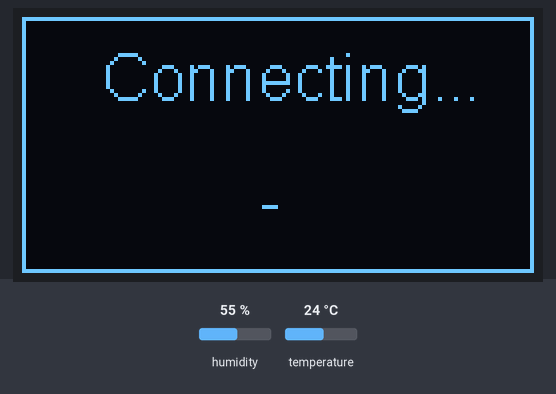
Simulated run of this sketch. Board: ESP8266 (NodeMCU). Parts: 128×64 one-colour display. The inputs (shaded band) are chosen by the test bench; at power-on: humidity 55 %, temperature 24 °C. WiFi joins after 1.5 s; servers stay silent unless stated; uploads are accepted with an empty reply; what the sketch prints to the serial monitor is not drawn.

Above: at 0.6 s.
At 1.1 s:
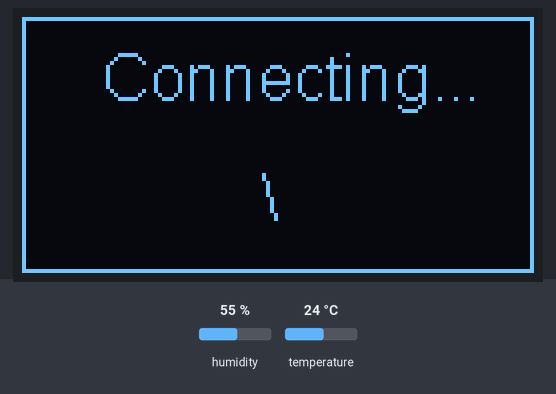
At 1.7 s:
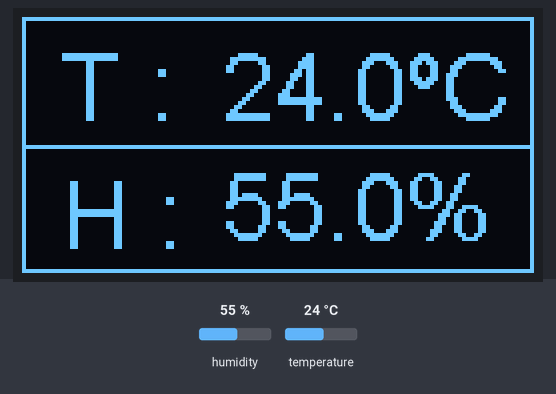

Measured:
- what the display in image 0 shows lasts 0.5 s, from 0.6 s to 1.1 s

The sketch:

DHT22_Display_Goole_Connect_v2.ino
```cpp
//
//  FILE : DHT22_Display_Google_Connect
//  AUTHOR : nobug (nobug007@gmail.com)
//  CREATED : 15.7.2021
//  HW : NodeMCU & Google ID & SSD1306 & DHT22
//


#include "DHT.h"
#define DHTPIN D2
#define DHTTYPE DHT22

#include <string.h>
#include <ctype.h>
#include <ESP8266WiFi.h>
#include <Wire.h>  // Only needed for Arduino 1.6.5 and earlier
#include <SoftwareSerial.h>
#include "SSD1306Wire.h" // legacy include: `#include "SSD1306.h"`
#include <WiFiClientSecure.h>

// Initialize the OLED display using Wire library
SSD1306Wire  display(0x3c, D3, D4);  //D3=SDA  D4=SCL  As per labeling on NodeMCU

DHT dht(DHTPIN, DHTTYPE);


////  WiFI connection

WiFiClientSecure client;
char ssid[20] = "nobug_home";
char password[20] = "bang8813";

String DevName= "내방";
String Loc = "서울";
String Owner = "방효식";
String Info = "테스트";
String Mac = "";
String GAS_ID = "AKfycbwurzrFbKqJhpBF5b3cX6m_6mZqmeuQs4TLibeGUr5nmoTEi2C6ukAa4f5w5RfFpTK8Xg";  // Replace by your GAS service id

//=======================================================================
//                    Power on setup
//=======================================================================

void setup() {
  Serial.begin(115200);
  WiFi_Connect();
  display_init();
}

//=======================================================================
//                    Display SSD1306 init
//=======================================================================

void display_init() {

  display.init();
  display.flipScreenVertically();
  display.setFont(ArialMT_Plain_24);
  display.drawRect(0, 0, 128, 64);
  display.drawLine(1, 32, 128, 32);

  display.drawString(10,4, "T : ");
  display.drawString(10,36, "H : ");

  display.display();
}

void WiFi_Connect() {

   ESP8266WiFiClass Wifi8266;
   Mac = Wifi8266.macAddress();


  display.init();
  display.flipScreenVertically();
  display.setFont(ArialMT_Plain_16);
  display.drawRect(0, 0, 128, 64);
  display.drawString(20,6, "Connecting...");
  display.display();

  WiFi.mode(WIFI_STA);
  WiFi.begin(ssid, password);
  int i = 0;
  String icon_c[4] = { "/","-","\\","|"};
  while (WiFi.status() != WL_CONNECTED) {
        display.setColor(WHITE);
        display.drawString(60,36, icon_c[(i%4)]);
        display.display();
        Serial.print(".");
        delay(500);
        display.setColor(BLACK);
        display.drawString(60,36, icon_c[(i%4)]);

        if ( i > 60 ) {
          i = 0;
          display.setColor(WHITE);
          display.drawString(45,36, "Fail !");
          display.display();
          delay(1000*10);
          display.setColor(BLACK);
          display.drawString(45,36, "Fail !");
          break;
        }
        i++;
   }
   display.setColor(WHITE);
}

//=======================================================================
//                    Main Program Loop
//=======================================================================
void loop() {
  float h = dht.readHumidity();
  float t = dht.readTemperature();
  Serial.print("Humidity: ");
  Serial.print(h);
  Serial.print(" %\t");
  Serial.print("Temperature: ");
  Serial.print(t);
  Serial.println(" C");
  drawStatus(t,h);
  sendData2Server(t, h);
  delay(1000*60*10);
}

//=========================================================================
//   Display Temp & Humi
//=========================================================================

void drawStatus(float t, float h) {

  char cT[10];
  char cH[10];
  int sH;

  sprintf(cT,"%2.1fºC",t);
  sprintf(cH,"%2.1f",h);

  sH = 4; // sizeof(cH);
  cH[sH+1] = '\0';
  cH[sH] = '%';

  display.setColor(WHITE);
  display.drawString(50,4, cT);
  display.drawString(50,34, cH);

  display.display();

  display.setColor(BLACK);
  display.drawString(50,4, cT);
  display.drawString(50,34, cH);
}

//=========================================================================
//   Send Data to Google
//=========================================================================


void sendData2Server(float x, float y)
{
  const char* host = "script.google.com";
  const int httpsPort = 443;

  Serial.print("connecting to ");
  Serial.println(host);
  client.setInsecure();
  if (!client.connect(host, httpsPort)) {
    Serial.println("connection failed");
    return;
  }

  char string_x[10];
  char string_y[10];

  sprintf(string_x,"%0.2f",x);
  sprintf(string_y,"%0.2f",y);

  String url = "/macros/s/" + GAS_ID + "/exec?ID="+urlencode(DevName)+"&Temp=" + string_x + "&Humi=" + string_y;
  url = url + "&Loc="+ urlencode(Loc) + "&Owner=" + urlencode(Owner) + "&Info=" + urlencode(Info)+ "&Mac=" + Mac;
  Serial.print("requesting URL: ");
  Serial.println(url);

  client.print(String("GET ") + url + " HTTP/1.1\r\n" +
         "Host: " + host + "\r\n" +
         "User-Agent: BuildFailureDetectorESP8266\r\n" +
         "Connection: close\r\n\r\n");

  Serial.println("request sent");
  while (client.connected()) {
    String line = client.readStringUntil('\n');
    if (line == "\r") {
      Serial.print("==========");
      Serial.print(line);
      Serial.println("==========");
      break;
    }
  }
  String line = client.readStringUntil('\n');
  Serial.println(line);
}

String urlencode(String str)
{
    String encodedString="";
    char c;
    char code0;
    char code1;
    char code2;
    for (int i =0; i < str.length(); i++){
      c=str.charAt(i);
      if (c == ' '){
        encodedString+= '+';
      } else if (isalnum(c)){
        encodedString+=c;
      } else{
        code1=(c & 0xf)+'0';
        if ((c & 0xf) >9){
            code1=(c & 0xf) - 10 + 'A';
        }
        c=(c>>4)&0xf;
        code0=c+'0';
        if (c > 9){
            code0=c - 10 + 'A';
        }
        code2='\0';
        encodedString+='%';
        encodedString+=code0;
        encodedString+=code1;
        //encodedString+=code2;
      }
      yield();
    }
    return encodedString;
}
```
